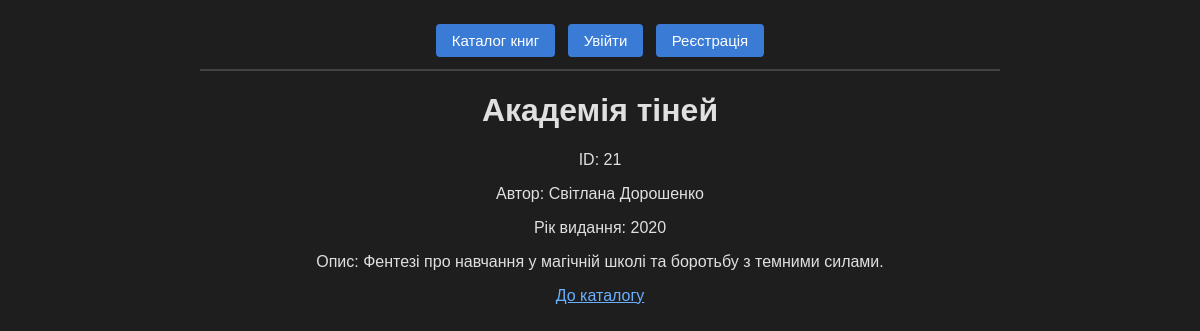
Screenshot of /book.php?id=21 with the database file from the repository.
### tables this page shows
CREATE TABLE `books` (
  `id` int NOT NULL,
  `title` varchar(100) NOT NULL,
  `author` varchar(60) NOT NULL,
  `year` int NOT NULL,
  `description` text NOT NULL
);

### db.php (called while the page is built, shortened)
<?php
function e($value)
{
    return htmlspecialchars($value, ENT_QUOTES, 'UTF-8');
}

### book.php (the view, shortened to what this page needs)
<?php
require 'db.php';
$book = false;
$error = '';
$id = filter_var($_GET['id'] ?? '', FILTER_VALIDATE_INT);
if ($id === false) {
    $error = 'ID книги не вказано або він некоректний.';
} else {
    $sql = "SELECT * FROM books WHERE id = :id";
    $stmt = $pdo->prepare($sql);
    $stmt->bindParam(':id', $id, PDO::PARAM_INT);
    $stmt->execute();
    $book = $stmt->fetch(PDO::FETCH_ASSOC);
}
?>
<!DOCTYPE html>
<html lang="uk">
<head>
    <link rel="stylesheet" href="style.css">
</head>
<body>
<?php require 'menu.php'; ?>
<?php if ($error !== ''): ?>
    <p><?= e($error) ?></p>
<?php else: ?>
    <h1><?= e($book['title']) ?></h1>
    <p>ID: <?= $book['id'] ?></p>
    <p>Автор: <?= e($book['author']) ?></p>
    <p>Рік видання: <?= $book['year'] ?></p>
    <p>Опис: <?= e($book['description']) ?></p>
<?php endif; ?>
<p><a href="index.php">До каталогу</a></p>
</body>
</html>

### style.css (style rules this page uses)
body { background-color: #1e1e1e; color: #e0e0e0; font-family: Arial, sans-serif; max-width: 800px; margin: 0 auto; padding: 20px; text-align: center; }
a { color: #6ab0ff; }

### rows the page displays
books: title "Академія тіней", id "21", author "Світлана Дорошенко", year "2020", description "Фентезі про навчання у магічній школі та боротьбу з темними силами."
